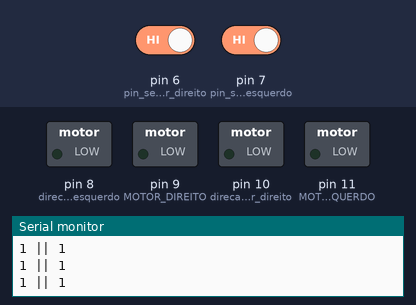
Bench run of a sketch on a simulated Arduino Uno, built with avr-gcc and run on an emulated ATmega328P. Shown: switched loads named in the sketch (green lamp = pin HIGH), the last lines printed to the serial monitor. The test bench sets the inputs (shaded band); at power-on: pin 6 (pin_sensor_direito) HIGH, pin 7 (pin_sensor_esquerdo) HIGH.

Above: at 1.2 s.
1.3 s: pin 6 (pin_sensor_direito) driven LOW
At 1.6 s:
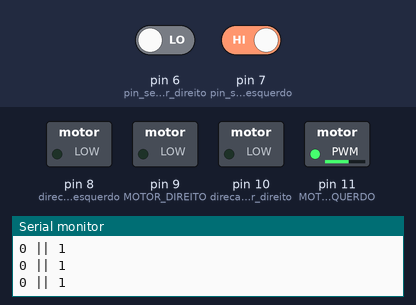
2.8 s: pin 7 (pin_sensor_esquerdo) driven LOW
At 3.9 s:
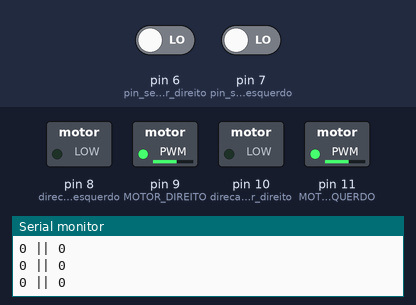
4.3 s: pin 6 (pin_sensor_direito) driven HIGH
At 4.9 s:
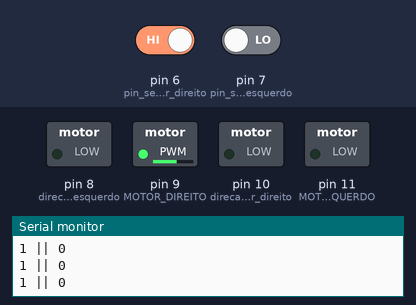
Timing chart, 0 to 7.3 s (numbered marks = the images above; inputs shaded):
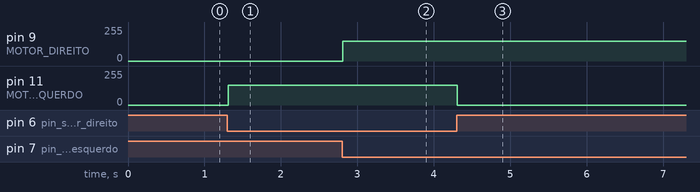

The sketch:

robo_seguidor_codigo_funcional.ino
```cpp
//Definição dos pinos de controle do motor
#define MOTOR_ESQUERDO 11 // Pino_Velocidade 1º Motor ( 0 a 255)_ Porta IN2 ponte H;
#define MOTOR_DIREITO 9 //Pino_Velocidade 2º Motor ( 0 a 255) _ Porta IN4 ponte H;
#define direcao_motor_esquerdo 8 //Pino_Direção do 1º Motor: Para frente / Para trás (HIGH ou LOW)_ porta IN1 ponte H;
#define direcao_motor_direito 10 //Pino_Direção do 2º Motor: Para frente / Para trás (HIGH ou LOW)_ porta IN3 ponte H;

// LINHA PRETA = 0
// LINHA BRANCA = 1

//Definição dos pinos dos sensores
#define pin_sensor_esquerdo 7
#define pin_sensor_direito 6
bool sensor_esquerdo = 0;
bool sensor_direito = 0;

//variável responsável por controlar a velocidade dos motores
int velocidade = 150;

void setup(){
  pinMode(MOTOR_ESQUERDO, OUTPUT);
  pinMode(MOTOR_DIREITO, OUTPUT);
  pinMode(direcao_motor_esquerdo, OUTPUT);
  pinMode(direcao_motor_direito, OUTPUT);
  Serial.begin(9600);
  digitalWrite(direcao_motor_esquerdo, LOW); // HIGH: GIRA SENTIDO HORARIO - LOW: SENTIDO ANTI-HORARIO
  digitalWrite(direcao_motor_direito, LOW); // HIGH: GIRA SENTIDO ANTI-HORARIO - LOW: SENTIDO ANTI-HORARIO
  pinMode(pin_sensor_esquerdo, INPUT);
  pinMode(pin_sensor_direito, INPUT);
}

void loop(){
  //Neste processo armazenamos o valor lido pelo sensor na variável que armazena tais dados.
  sensor_esquerdo = digitalRead(pin_sensor_esquerdo);
  sensor_direito = digitalRead(pin_sensor_direito);
  Serial.print(sensor_direito);
  Serial.print(" || ");
  Serial.println(sensor_esquerdo);


  if(sensor_direito == 0 && sensor_esquerdo == 0){ // Se detectar um lado branco e o outro branco
    analogWrite(MOTOR_ESQUERDO, velocidade); // vai para frente
    analogWrite(MOTOR_DIREITO, velocidade); // vai para frente
   }

  if(sensor_direito == 0 && sensor_esquerdo == 1){ // Se detectar um lado preto e o outro branco
    analogWrite(MOTOR_ESQUERDO, velocidade); //liga
    analogWrite(MOTOR_DIREITO, 0); // desliga
    }

  if(sensor_direito == 1 && sensor_esquerdo == 0){ // Se detectar um lado branco e o outro preto
    analogWrite(MOTOR_ESQUERDO, 0); //desliga
    analogWrite(MOTOR_DIREITO, velocidade); // liga
    }
 }
```

Measured:
- after the input at 1.3 s, pin 11 (MOTOR_ESQUERDO): 0/255 → 150/255 at once
- after the input at 2.8 s, pin 9 (MOTOR_DIREITO): 0/255 → 150/255 at once
- after the input at 4.3 s, pin 11 (MOTOR_ESQUERDO): 150/255 → 0/255 at once
